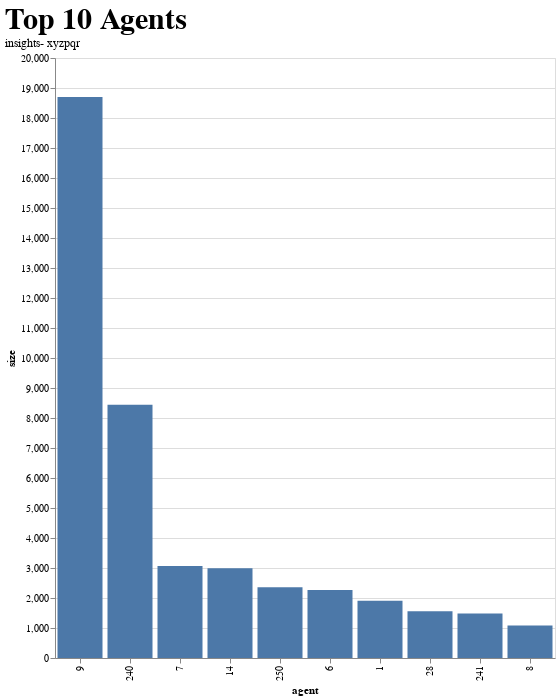

This figure's notebook cell:
### Code cell
#altair code
(alt.Chart(top_10_agents,
       title= alt.TitleParams(
           "Top 10 Agents",
           subtitle= "insights- xyzpqr")
       )
 .mark_bar()
 .encode(
     alt.X("agent:N", sort= "-y"),
     alt.Y("size:Q")
 )
 .properties(
     width= 500,
     height= 600
 )
 .configure_title(
     align= "left",
     anchor= "start",
     fontSize= 30,
     font= "Din"
 )
#  .configure_bar(
#      color= "#BA94D1"
#  )
#  .interactive()
)

### Figure 1 — Vega-Lite specification as saved in the notebook (floating-point values rounded to 4 significant figures)
{"usermeta": {"embedOptions": {"theme": "fivethirtyeight"}}, "config": {"view": {"continuousWidth": 400, "continuousHeight": 300}, "title": {"align": "left", "anchor": "start", "font": "Din", "fontSize": 30}}, "data": {"name": "data-9b57aae725bca01cb23dc12503aaf071"}, "mark": "bar", "encoding": {"x": {"field": "agent", "sort": "-y", "type": "nominal"}, "y": {"field": "size", "type": "quantitative"}}, "height": 600, "title": {"text": "Top 10 Agents", "subtitle": "insights- xyzpqr"}, "width": 500, "$schema": "https://vega.github.io/schema/vega-lite/v4.17.0.json", "datasets": {"data-9b57aae725bca01cb23dc12503aaf071": [{"agent": 9, "size": 18697}, {"agent": 240, "size": 8438}, {"agent": 7, "size": 3065}, {"agent": 14, "size": 2988}, {"agent": 250, "size": 2357}, {"agent": 6, "size": 2265}, {"agent": 1, "size": 1911}, {"agent": 28, "size": 1556}, {"agent": 241, "size": 1485}, {"agent": 8, "size": 1087}]}}
